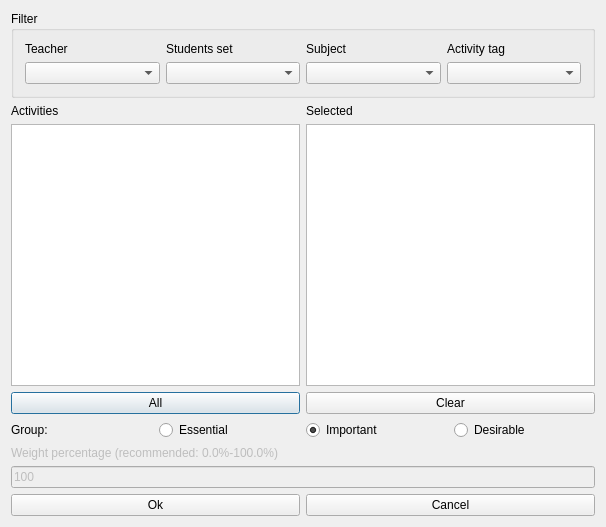
<?xml version="1.0" encoding="UTF-8"?>
<ui version="4.0">
 <class>ModifyConstraintActivitiesSameStartingDayForm_template</class>
 <widget class="QDialog" name="ModifyConstraintActivitiesSameStartingDayForm_template">
  <property name="geometry">
   <rect>
    <x>0</x>
    <y>0</y>
    <width>606</width>
    <height>527</height>
   </rect>
  </property>
  <property name="windowTitle">
   <string extracomment="This is the title of the dialog to modify a constraint of this type">Modify activities same starting day</string>
  </property>
  <layout class="QVBoxLayout" name="verticalLayout_3">
   <item>
    <widget class="QGroupBox" name="filterGroupBox">
     <property name="title">
      <string>Filter</string>
     </property>
     <layout class="QGridLayout" name="gridLayout">
      <item row="0" column="0">
       <widget class="QLabel" name="teachersTextLabel">
        <property name="text">
         <string>Teacher</string>
        </property>
        <property name="wordWrap">
         <bool>false</bool>
        </property>
       </widget>
      </item>
      <item row="0" column="1">
       <widget class="QLabel" name="studentsTextLabel">
        <property name="text">
         <string>Students set</string>
        </property>
        <property name="wordWrap">
         <bool>false</bool>
        </property>
       </widget>
      </item>
      <item row="0" column="2">
       <widget class="QLabel" name="subjectsTextLabel">
        <property name="text">
         <string>Subject</string>
        </property>
        <property name="wordWrap">
         <bool>false</bool>
        </property>
       </widget>
      </item>
      <item row="0" column="3">
       <widget class="QLabel" name="activityTagsTextLabel">
        <property name="text">
         <string>Activity tag</string>
        </property>
        <property name="wordWrap">
         <bool>false</bool>
        </property>
       </widget>
      </item>
      <item row="1" column="0">
       <widget class="QComboBox" name="teachersComboBox"/>
      </item>
      <item row="1" column="1">
       <widget class="QComboBox" name="studentsComboBox"/>
      </item>
      <item row="1" column="2">
       <widget class="QComboBox" name="subjectsComboBox"/>
      </item>
      <item row="1" column="3">
       <widget class="QComboBox" name="activityTagsComboBox"/>
      </item>
     </layout>
    </widget>
   </item>
   <item>
    <layout class="QHBoxLayout" name="horizontalLayout">
     <item>
      <layout class="QVBoxLayout" name="verticalLayout_2">
       <item>
        <widget class="QLabel" name="activitiesTextLabel">
         <property name="frameShape">
          <enum>QFrame::NoFrame</enum>
         </property>
         <property name="frameShadow">
          <enum>QFrame::Plain</enum>
         </property>
         <property name="text">
          <string>Activities</string>
         </property>
         <property name="wordWrap">
          <bool>false</bool>
         </property>
        </widget>
       </item>
       <item>
        <widget class="QListWidget" name="activitiesListWidget"/>
       </item>
       <item>
        <widget class="QPushButton" name="addAllActivitiesPushButton">
         <property name="text">
          <string comment="Text on a button. It refers to adding all activities from the list above this button into the current constraint">All</string>
         </property>
        </widget>
       </item>
      </layout>
     </item>
     <item>
      <layout class="QVBoxLayout" name="verticalLayout">
       <item>
        <widget class="QLabel" name="selectedActivitiesTextLabel">
         <property name="frameShape">
          <enum>QFrame::NoFrame</enum>
         </property>
         <property name="frameShadow">
          <enum>QFrame::Plain</enum>
         </property>
         <property name="text">
          <string comment="It refers to a list of selected activities">Selected</string>
         </property>
         <property name="wordWrap">
          <bool>false</bool>
         </property>
        </widget>
       </item>
       <item>
        <widget class="QListWidget" name="selectedActivitiesListWidget"/>
       </item>
       <item>
        <widget class="QPushButton" name="clearPushButton">
         <property name="text">
          <string>Clear</string>
         </property>
        </widget>
       </item>
      </layout>
     </item>
    </layout>
   </item>
   <item>
    <layout class="QHBoxLayout" name="horizontalLayout_4">
     <item>
      <widget class="QLabel" name="groupTextLabel">
       <property name="text">
        <string>Group:</string>
       </property>
      </widget>
     </item>
     <item>
      <widget class="QRadioButton" name="essentialRadioButton">
       <property name="text">
        <string>Essential</string>
       </property>
      </widget>
     </item>
     <item>
      <widget class="QRadioButton" name="importantRadioButton">
       <property name="text">
        <string>Important</string>
       </property>
       <property name="checked">
        <bool>true</bool>
       </property>
      </widget>
     </item>
     <item>
      <widget class="QRadioButton" name="desirableRadioButton">
       <property name="text">
        <string>Desirable</string>
       </property>
      </widget>
     </item>
    </layout>
   </item>
   <item>
    <layout class="QVBoxLayout">
     <item>
      <widget class="QLabel" name="weightTextLabel">
       <property name="enabled">
        <bool>false</bool>
       </property>
       <property name="frameShape">
        <enum>QFrame::NoFrame</enum>
       </property>
       <property name="frameShadow">
        <enum>QFrame::Plain</enum>
       </property>
       <property name="text">
        <string>Weight percentage (recommended: 0.0%-100.0%)</string>
       </property>
       <property name="wordWrap">
        <bool>false</bool>
       </property>
      </widget>
     </item>
     <item>
      <widget class="QLineEdit" name="weightLineEdit">
       <property name="enabled">
        <bool>false</bool>
       </property>
       <property name="text">
        <string notr="true">100</string>
       </property>
      </widget>
     </item>
    </layout>
   </item>
   <item>
    <layout class="QHBoxLayout">
     <item>
      <widget class="QPushButton" name="okPushButton">
       <property name="text">
        <string>Ok</string>
       </property>
      </widget>
     </item>
     <item>
      <widget class="QPushButton" name="cancelPushButton">
       <property name="text">
        <string>Cancel</string>
       </property>
      </widget>
     </item>
    </layout>
   </item>
  </layout>
 </widget>
 <layoutdefault spacing="6" margin="11"/>
 <resources/>
 <connections/>
</ui>
